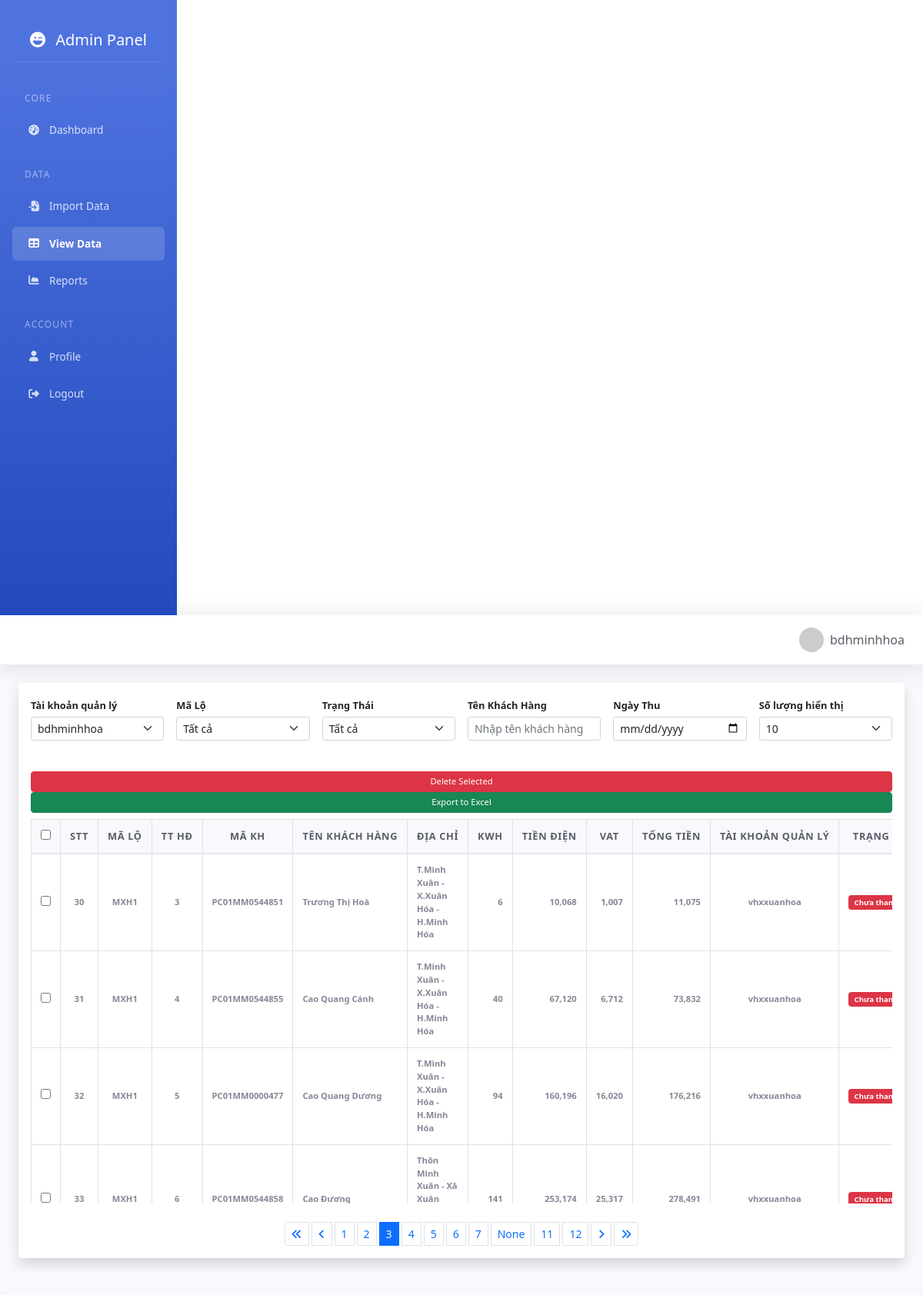
Page /data?page=3&per_page=10&search_user=&search_ma_lo=&search_trang_thai= (signed in) on the earlier database version.
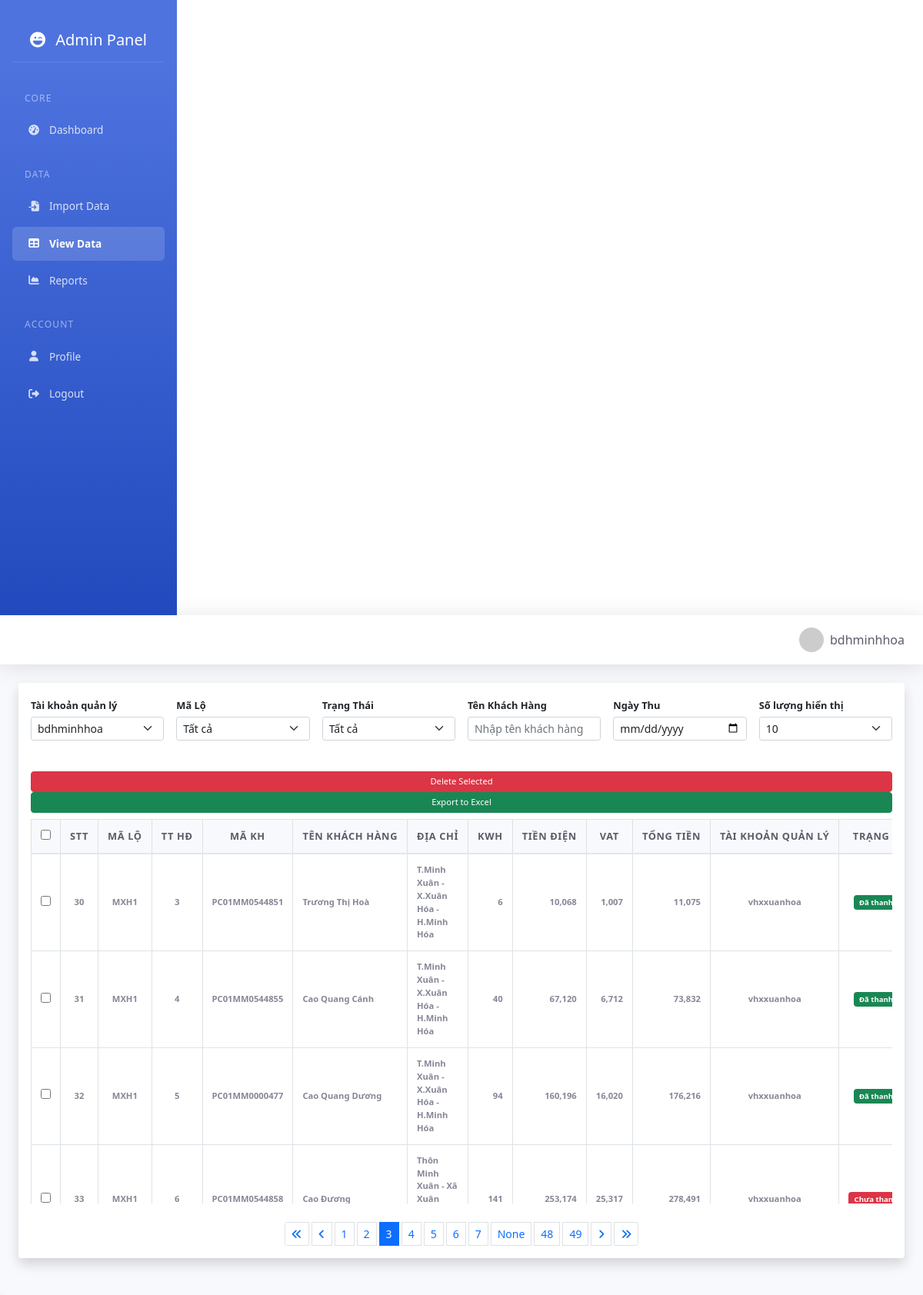
Same page on the later database version.
### app.py (models this page shows)
class SalesData(db.Model):
    id = db.Column(db.Integer, primary_key=True)
    stt = db.Column(db.Integer)
    ma_lo = db.Column(db.String(20))
    tt_hd = db.Column(db.String(20))
    ma_khach_hang = db.Column(db.String(50))
    ten_khach_hang = db.Column(db.String(100), index=True)
    dia_chi = db.Column(db.String(200))
    kwh = db.Column(db.String(50))
    tien_dien = db.Column(db.Float)
    vat = db.Column(db.Float)
    tong_tien = db.Column(db.Float)
    tai_khoan_quan_ly = db.Column(db.String(80))  # Thêm trường này
    trang_thai = db.Column(db.String(50))
    ngay_thu = db.Column(db.DateTime, nullable=True)

### app.py (the view, shortened to what this page needs)
@app.route('/data', methods=['GET', 'POST'])
def view_data():
    if 'username' not in session:
        return redirect(url_for('login'))
    user = User.query.filter_by(username=session['username']).first()
    if user.is_admin:
        managers = User.query.filter_by(role='manager').all()
        users_list = []
        for manager in managers:
            users_list.append({
                'username': manager.username,
                'role': 'manager',
                'manager_username': None
            })
            for sub_user in manager.subordinates:
                users_list.append({
                    'username': sub_user.username,
                    'role': 'user',
                    'manager_username': manager.username
                })
        independent_users = User.query.filter(
            User.role == 'user',
            User.manager_id.is_(None)
        ).all()
        for ind_user in independent_users:
            users_list.append({
                'username': ind_user.username,
                'role': 'user',
                'manager_username': None
            })
    elif user.is_manager:
        users_list = [{
            'username': user.username,
            'role': 'manager',
            'manager_username': None
        }]
        users_list.extend([{
            'username': sub_user.username,
            'role': 'user',
            'manager_username': user.username
        } for sub_user in user.subordinates])
    else:
        users_list = [{
            'username': user.username,
            'role': 'user',
            'manager_username': None
        }]
    page = request.args.get('page', 1, type=int)
    per_page = request.args.get('per_page', 10, type=int)
    search_user = request.args.get('search_user', '', type=str)
    search_ma_lo = request.args.get('search_ma_lo', '', type=str)
    search_trang_thai = request.args.get('search_trang_thai', '', type=str)
    search_ten_khach_hang = request.args.get('search_ten_khach_hang', '', type=str).strip()
    search_ngay_thu = request.args.get('search_ngay_thu', '', type=str)
    query = SalesData.query
    if search_user:
        if User.query.filter_by(username=search_user, role='manager').first():
            manager = User.query.filter_by(username=search_user).first()
            subordinate_usernames = [u.username for u in manager.subordinates]
            query = query.filter(SalesData.tai_khoan_quan_ly.in_(subordinate_usernames))
        else:
            query = query.filter(SalesData.tai_khoan_quan_ly == search_user)
    elif not user.is_admin:  # Nếu không có tìm kiếm và không phải admin
        if user.is_manager:
            subordinate_usernames = [u.username for u in user.subordinates]
            query = query.filter(SalesData.tai_khoan_quan_ly.in_(subordinate_usernames))
        else:
            query = query.filter(SalesData.tai_khoan_quan_ly == user.username)
    if search_ma_lo:
        query = query.filter(SalesData.ma_lo.like(f'%{search_ma_lo}%'))
    if search_trang_thai:
        query = query.filter(SalesData.trang_thai == search_trang_thai)
    if search_ten_khach_hang:
        search_pattern = '%'.join(search_ten_khach_hang)
        query = query.filter(SalesData.ten_khach_hang.ilike(f'%{search_pattern}%'))
    try:
        data = query.paginate(page=page, per_page=per_page, error_out=False)
        total_amount = query.with_entities(db.func.sum(SalesData.tong_tien)).scalar() or 0
        total_invoices = query.count()
        if user.is_admin:
            if search_user:  # Nếu đã chọn user cụ thể
                selected_user = User.query.filter_by(username=search_user).first()
                if selected_user:
                    if selected_user.role == 'manager':
                        subordinate_usernames = [u.username for u in selected_user.subordinates]
                        ma_lo_query = db.session.query(SalesData.ma_lo).distinct().filter(
                            SalesData.tai_khoan_quan_ly.in_(subordinate_usernames)
                        )
                    else:
                        ma_lo_query = db.session.query(SalesData.ma_lo).distinct().filter(
                            SalesData.tai_khoan_quan_ly == search_user
                        )
            else:
                ma_lo_query = db.session.query(SalesData.ma_lo).distinct()
        elif user.is_manager:
            subordinate_usernames = [u.username for u in user.subordinates]
            if search_user and search_user in subordinate_usernames:
                ma_lo_query = db.session.query(SalesData.ma_lo).distinct().filter(
                    SalesData.tai_khoan_quan_ly == search_user
                )
            else:
                ma_lo_query = db.session.query(SalesData.ma_lo).distinct().filter(
                    SalesData.tai_khoan_quan_ly.in_(subordinate_usernames)
                )
        else:
            ma_lo_query = db.session.query(SalesData.ma_lo).distinct().filter(
                SalesData.tai_khoan_quan_ly == user.username
            )
        ma_lo_list = [item[0] for item in ma_lo_query.all()]
        return render_template('admin/view_data.html',
                         user=user,
                         users=users_list,
                         data=data,
                         search_user=search_user,
                         search_ma_lo=search_ma_lo,
                         ma_lo_list=ma_lo_list,
                         search_trang_thai=search_trang_thai,
                         search_ten_khach_hang=search_ten_khach_hang,
                         search_ngay_thu=search_ngay_thu,
                         total_amount=total_amount,
                         total_invoices=total_invoices,
                         per_page=per_page)
    except Exception as e:
        flash(f'Error loading data: {str(e)}', 'error')
        return redirect(url_for('dashboard'))

### app.py (called while the page is built)
@app.context_processor
def utility_processor():
    return {
        'datetime': datetime
    }

    @property
    def is_admin(self):
        return self.role == 'admin'

    @property
    def is_manager(self):
        return self.role == 'manager'

### templates/admin/view_data.html (shortened to what the changed rows need)
{% extends 'base.html' %}
{% block content %}
<div class="container-fluid">
    <div class="card shadow mb-4">
        <div class="card-body">
            <form method="POST" id="deleteForm" class="mb-4">
            <div class="table-responsive">
                <table class="table table-bordered table-sm">
                    <thead class="table-light">
                        <tr class="text-center">
                            <th width="30px"><input type="checkbox" id="selectAll"></th>
                            <th width="20px">STT</th>
                            <th width="20px">Mã Lộ</th>
                            <th width="20px">TT HĐ</th>
                            <th>Mã KH</th>
                            <th>Tên Khách Hàng</th>
                            <th>Địa Chỉ</th>
                            <th>Kwh</th>
                            <th>Tiền Điện</th>
                            <th>VAT</th>
                            <th>Tổng Tiền</th>
                            <th>Tài Khoản Quản Lý</th>
                            <th>Trạng Thái</th>
                        </tr>
                    </thead>
                    <tbody>
                        {% for row in data.items %}
                        <tr>
                            <td class="text-center"><input type="checkbox" name="selected_ids" value="{{ row.id }}" class="checkbox-item"></td>
                            <td class="text-center">{{ row.stt }}</td>
                            <td class="text-center">{{ row.ma_lo }}</td>
                            <td class="text-center">{{ row.tt_hd }}</td>
                            <td class="text-center">{{ row.ma_khach_hang }}</td>
                            <td>{{ row.ten_khach_hang }}</td>
                            <td>{{ row.dia_chi }}</td>
                            <td class="text-end">{{ row.kwh }}</td>
                            <td class="text-end">{{ "{:,.0f}".format(row.tien_dien) }}</td>
                            <td class="text-end">{{ "{:,.0f}".format(row.vat) }}</td>
                            <td class="text-end">{{ "{:,.0f}".format(row.tong_tien) }}</td>
                            <td class="text-center">{{ row.tai_khoan_quan_ly }}</td>
                            <td class="text-center">
                                <span class="badge {% if row.trang_thai == 'Đã thanh toán' %}bg-success{% else %}bg-danger{% endif %}">
                                    {{ row.trang_thai if row.trang_thai else 'Chưa thanh toán' }}
                                </span>
                            </td>
                        </tr>
                        {% endfor %}
                    </tbody>
                </table>
            </div>
        </form>
            <nav aria-label="Page navigation" class="mt-3">
                <ul class="pagination pagination-sm justify-content-center">
                    {% for page_num in data.iter_pages() %}
                    <li class="page-item {% if page_num == data.page %}active{% endif %}">
                        <a class="page-link" href="{{ url_for('view_data', page=page_num, per_page=per_page, search_user=search_user, search_ma_lo=search_ma_lo, search_trang_thai=search_trang_thai) }}">{{ page_num }}</a>
                    </li>
                    {% endfor %}
                </ul>
            </nav>
        </div>
    </div>
</div>
{% endblock %}

Differences in the rows shown:
changed SalesData "PC01MM0544851": trang_thai "Chưa…" → "Đã thanh…"
changed SalesData "PC01MM0544855": trang_thai "Chưa…" → "Đã thanh…"
changed SalesData "PC01MM0000477": trang_thai "Chưa…" → "Đã thanh…"
Other differences:
new list line: "48"
new list line: "49"
list line gone: "11"
list line gone: "12"
